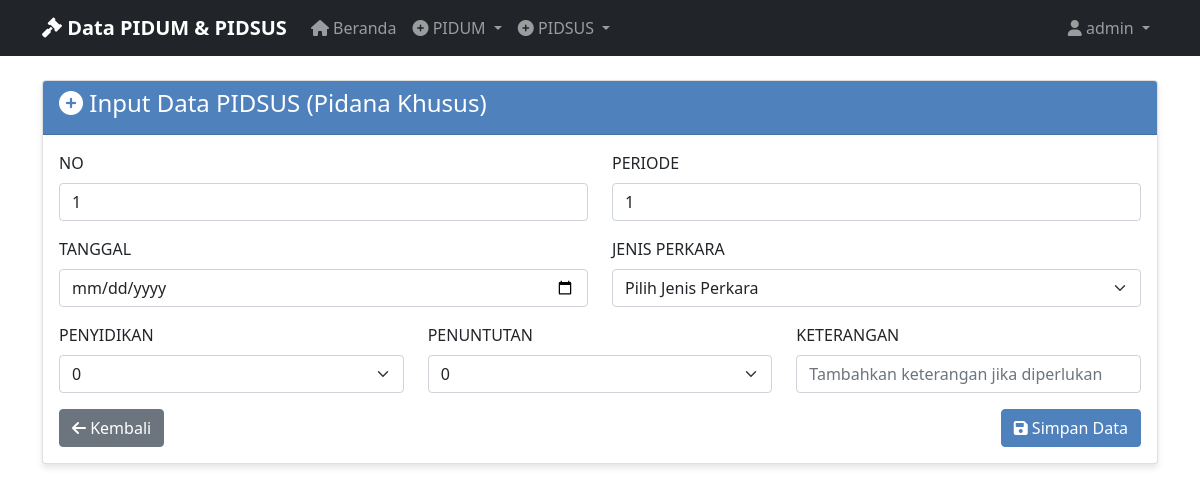
The page /input_pidsus (signed in) on the database as committed earlier.
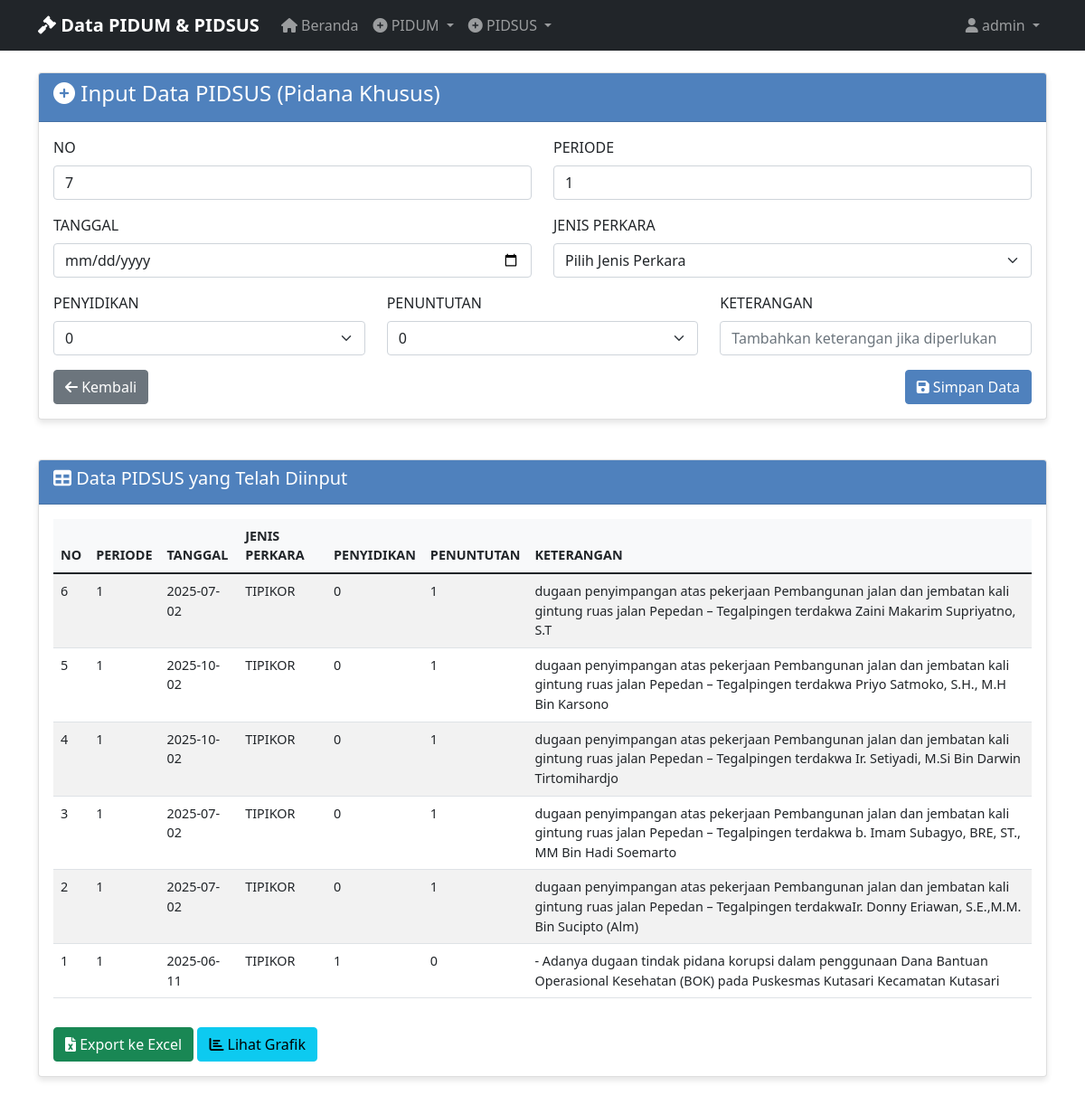
The same page on the database as committed later.
### tables this page shows
CREATE TABLE pidsus_data (
                id INTEGER PRIMARY KEY AUTOINCREMENT,
                no TEXT NOT NULL,
                periode TEXT NOT NULL,
                tanggal TEXT NOT NULL,
                jenis_perkara TEXT NOT NULL,
                penyidikan TEXT NOT NULL,
                penuntutan TEXT NOT NULL,
                keterangan TEXT NOT NULL,
                created_at TIMESTAMP DEFAULT CURRENT_TIMESTAMP
            );

### app_with_db.py (the view, shortened to what this page needs)
@app.route('/input_pidsus', methods=['GET', 'POST'])
@login_required
def input_pidsus():
    data = get_pidsus_data_for_export()
    return render_template('input_pidsus.html', data=data)

### app_with_db.py (called while the page is built)
def login_required(f):
    @wraps(f)
    def decorated_function(*args, **kwargs):
        if 'user_id' not in session:
            return redirect(url_for('login'))
        return f(*args, **kwargs)
    return decorated_function

### database.py (called while the page is built)
@contextmanager
def get_db_connection():
    conn = sqlite3.connect(DATABASE_PATH)
    conn.row_factory = sqlite3.Row
    try:
        yield conn
    finally:
        conn.close()

def get_all_pidsus_data():
    with get_db_connection() as conn:
        cursor = conn.cursor()
        cursor.execute('SELECT * FROM pidsus_data ORDER BY created_at DESC')
        rows = cursor.fetchall()
        return [dict(row) for row in rows]

def get_pidsus_data_for_export():
    data = get_all_pidsus_data()
    export_data = []
    for row in data:
        export_data.append({
            'NO': row['no'],
            'PERIODE': row['periode'],
            'TANGGAL': row['tanggal'],
            'JENIS PERKARA': row['jenis_perkara'],
            'PENYIDIKAN': row['penyidikan'],
            'PENUNTUTAN': row['penuntutan'],
            'KETERANGAN': row['keterangan'],
            'id': row['id']  # Add ID for edit/delete functionality
        })
    return export_data

### templates/input_pidsus.html (shortened to what this page needs)
{% extends "base.html" %}
{% block content %}
<div class="row">
    <div class="col-md-12">
        <div class="card">
            <div class="card-header">
                <h4><i class="fas fa-plus-circle"></i> Input Data PIDSUS (Pidana Khusus)</h4>
            </div>
            <div class="card-body">
                <form method="POST" action="{{ url_for('input_pidsus') }}">
                    <div class="row">
                        <div class="col-md-6">
                            <div class="mb-3">
                                <label for="no" class="form-label">NO</label>
                                <input type="number" class="form-control" id="no" name="no" required>
                            </div>
                        </div>
                        <div class="col-md-6">
                            <div class="mb-3">
                                <label for="periode" class="form-label">PERIODE</label>
                                <input type="text" class="form-control" id="periode" name="periode" value="1" required>
                            </div>
                        </div>
                    </div>
                    <div class="row">
                        <div class="col-md-6">
                            <div class="mb-3">
                                <label for="tanggal" class="form-label">TANGGAL</label>
                                <input type="date" class="form-control" id="tanggal" name="tanggal" required>
                            </div>
                        </div>
                        <div class="col-md-6">
                            <div class="mb-3">
                                <label for="jenis_perkara" class="form-label">JENIS PERKARA</label>
                                <select class="form-select" id="jenis_perkara" name="jenis_perkara" required>
                                    <option value="">Pilih Jenis Perkara</option>
                                </select>
                            </div>
                        </div>
                    </div>
                    <div class="row">
                        <div class="col-md-4">
                            <div class="mb-3">
                                <label for="penyidikan" class="form-label">PENYIDIKAN</label>
                                <select class="form-select" id="penyidikan" name="penyidikan">
                                    <option value="0">0</option>
                                </select>
                            </div>
                        </div>
                        <div class="col-md-4">
                            <div class="mb-3">
                                <label for="penuntutan" class="form-label">PENUNTUTAN</label>
                                <select class="form-select" id="penuntutan" name="penuntutan">
                                    <option value="0">0</option>
                                </select>
                            </div>
                        </div>
                        <div class="col-md-4">
                            <div class="mb-3">
                                <label for="keterangan" class="form-label">KETERANGAN</label>
                                <input type="text" class="form-control" id="keterangan" name="keterangan" placeholder="Tambahkan keterangan jika diperlukan">
                            </div>
                        </div>
                    </div>
                    <div class="d-flex justify-content-between">
                        <a href="{{ url_for('index') }}" class="btn btn-secondary">
                            <i class="fas fa-arrow-left"></i> Kembali
                        </a>
                        <button type="submit" class="btn btn-primary">
                            <i class="fas fa-save"></i> Simpan Data
                        </button>
                    </div>
                </form>
            </div>
        </div>
    </div>
</div>
{% if data %}
<div class="row mt-4">
    <div class="col-md-12">
        <div class="card">
            <div class="card-header">
                <h5><i class="fas fa-table"></i> Data PIDSUS yang Telah Diinput</h5>
            </div>
            <div class="card-body">
                <div class="table-responsive">
                    <table class="table table-striped table-hover">
                        <thead>
                            <tr>
                                <th>NO</th>
                                <th>PERIODE</th>
                                <th>TANGGAL</th>
                                <th>JENIS PERKARA</th>
                                <th>PENYIDIKAN</th>
                                <th>PENUNTUTAN</th>
                                <th>KETERANGAN</th>
                            </tr>
                        </thead>
                        <tbody>
                            {% for item in data %}
                            <tr>
                                <td>{{ item.NO }}</td>
                                <td>{{ item.PERIODE }}</td>
                                <td>{{ item.TANGGAL }}</td>
                                <td>{{ item['JENIS PERKARA'] }}</td>
                                <td>{{ item.PENYIDIKAN }}</td>
                                <td>{{ item.PENUNTUTAN }}</td>
                                <td>{{ item.KETERANGAN }}</td>
                            </tr>
                            {% endfor %}
                        </tbody>
                    </table>
                </div>
                <div class="mt-3">
                    <a href="{{ url_for('export_pidsus_excel') }}" class="btn btn-success">
                        <i class="fas fa-file-excel"></i> Export ke Excel
                    </a>
                    <a href="{{ url_for('pidsus_charts') }}" class="btn btn-info">
                        <i class="fas fa-chart-bar"></i> Lihat Grafik
                    </a>
                </div>
            </div>
        </div>
    </div>
</div>
{% endif %}
{% endblock %}

### templates/base.html (shortened to what this page needs)
<!DOCTYPE html>
<html lang="id">
<head>
    <link href="https://cdn.jsdelivr.net/npm/bootstrap@5.1.3/dist/css/bootstrap.min.css" rel="stylesheet">
    <link href="https://cdnjs.cloudflare.com/ajax/libs/font-awesome/6.0.0/css/all.min.css" rel="stylesheet">
</head>
<body>
    <nav class="navbar navbar-expand-lg navbar-dark bg-dark">
        <div class="container">
            <a class="navbar-brand" href="{{ url_for('index') }}">
                <i class="fas fa-gavel"></i> Data PIDUM & PIDSUS
            </a>
            <div class="collapse navbar-collapse" id="navbarNav">
                <ul class="navbar-nav me-auto">
                    <li class="nav-item">
                        <a class="nav-link" href="{{ url_for('index') }}">
                            <i class="fas fa-home"></i> Beranda
                        </a>
                    </li>
                    <li class="nav-item dropdown">
                        <a class="nav-link dropdown-toggle" href="#" id="pidumDropdown" role="button" data-bs-toggle="dropdown">
                            <i class="fas fa-plus-circle"></i> PIDUM
                        </a>
                    </li>
                    <li class="nav-item dropdown">
                        <a class="nav-link dropdown-toggle" href="#" id="pidsusDropdown" role="button" data-bs-toggle="dropdown">
                            <i class="fas fa-plus-circle"></i> PIDSUS
                        </a>
                    </li>
                </ul>
                <ul class="navbar-nav ms-auto">
                    {% if session.username %}
                        <li class="nav-item dropdown">
                            <a class="nav-link dropdown-toggle" href="#" id="userDropdown" role="button" data-bs-toggle="dropdown">
                                <i class="fas fa-user"></i> {{ session.username }}
                            </a>
                        </li>
                    {% endif %}
                </ul>
            </div>
        </div>
    </nav>
    <div class="container mt-4">
        {% block content %}{% endblock %}
    </div>
</body>
</html>

### templates/base.html (style rules this page uses)
.navbar-brand { font-weight: bold; }
.card { box-shadow: 0 4px 6px rgba(0, 0, 0, 0.1); margin-bottom: 20px; }
.card-header { background-color: #4F81BD; color: white; font-weight: bold; }
.btn-primary { background-color: #4F81BD; border-color: #4F81BD; }
.table { font-size: 0.9rem; }
.table th { background-color: #f8f9fa; font-weight: bold; }

Rows that differ between the two databases and show on the page:
added pidsus_data: NO "6", PERIODE "1", TANGGAL "2025-07-02", jenis_perkara "TIPIKOR", PENYIDIKAN "0", PENUNTUTAN "1", KETERANGAN "dugaan penyimpangan atas pekerjaan Pembangunan jalan dan jembatan kali gintung ruas jalan Pepedan – Tegalpingen terdakwa Zaini Makarim Supriyatno, S.T"
added pidsus_data: NO "5", PERIODE "1", TANGGAL "2025-10-02", jenis_perkara "TIPIKOR", PENYIDIKAN "0", PENUNTUTAN "1", KETERANGAN "dugaan penyimpangan atas pekerjaan Pembangunan jalan dan jembatan kali gintung ruas jalan Pepedan – Tegalpingen terdakwa Priyo Satmoko, S.H., M.H Bin Karsono"
added pidsus_data: NO "4", PERIODE "1", TANGGAL "2025-10-02", jenis_perkara "TIPIKOR", PENYIDIKAN "0", PENUNTUTAN "1", KETERANGAN "dugaan penyimpangan atas pekerjaan Pembangunan jalan dan jembatan kali gintung ruas jalan Pepedan – Tegalpingen terdakwa Ir. Setiyadi, M.Si Bin Darwin Tirtomihardjo"
added pidsus_data: NO "3", PERIODE "1", TANGGAL "2025-07-02", jenis_perkara "TIPIKOR", PENYIDIKAN "0", PENUNTUTAN "1", KETERANGAN "dugaan penyimpangan atas pekerjaan Pembangunan jalan dan jembatan kali gintung ruas jalan Pepedan – Tegalpingen terdakwa b. Imam Subagyo, BRE, ST., MM Bin Hadi Soemarto"
added pidsus_data: NO "2", PERIODE "1", TANGGAL "2025-07-02", jenis_perkara "TIPIKOR", PENYIDIKAN "0", PENUNTUTAN "1", KETERANGAN "dugaan penyimpangan atas pekerjaan Pembangunan jalan dan jembatan kali gintung ruas jalan Pepedan – Tegalpingen terdakwaIr. Donny Eriawan, S.E.,M.M. Bin Sucipto (Alm)"
added pidsus_data: NO "1", PERIODE "1", TANGGAL "2025-06-11", jenis_perkara "TIPIKOR", PENYIDIKAN "1", PENUNTUTAN "0", KETERANGAN "- Adanya dugaan tindak pidana korupsi dalam penggunaan Dana Bantuan Operasional Kesehatan (BOK) pada Puskesmas Kutasari Kecamatan Kutasari"
Other text that changed with them:
form field no: "1" → "7"
text now shown: "Data PIDSUS yang Telah Diinput NO PERIODE TANGGAL JENIS PERKARA PENYIDIKAN PENUNTUTAN KETERANGAN Export ke Excel Lihat Grafik"
